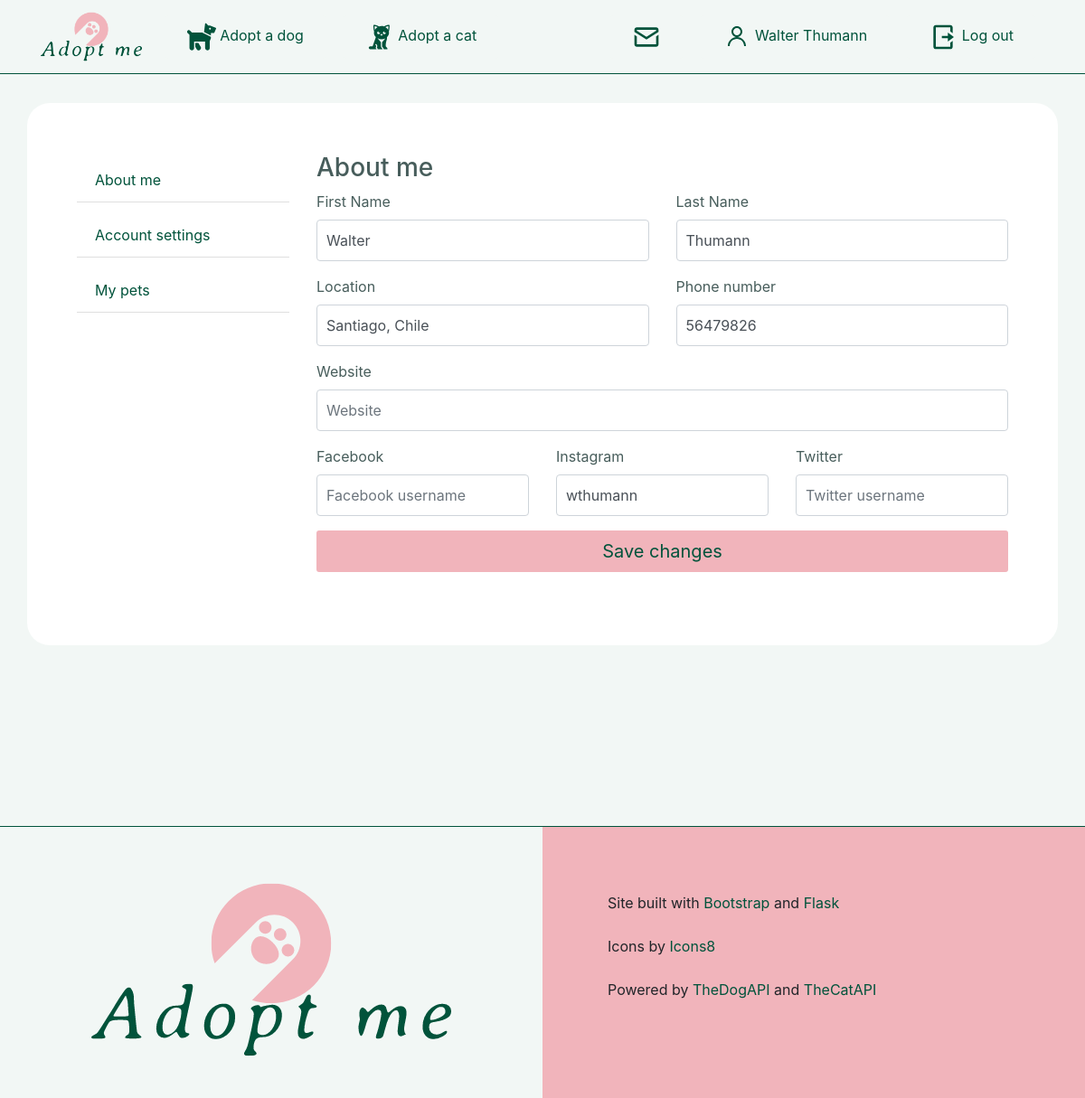
/account (signed in), run on the app's committed database.
### tables this page shows
CREATE TABLE "users" (
	"id"	integer PRIMARY KEY AUTOINCREMENT,
	"shelter"	TEXT,
	"firstname"	text,
	"lastname"	text,
	"sheltername"	text,
	"email"	text,
	"location"	text,
	"hash"	text,
	"phone"	TEXT,
	"website"	TEXT,
	"facebook"	TEXT,
	"instagram"	TEXT,
	"twitter"	TEXT
);

### app.py (the view, shortened to what this page needs)
@app.route('/account', methods=['GET', 'POST'])
@login_required
def account():
    user = session.get("user")
    user_id = session.get("user_id")
    unread_messages = session.get("unread_messages")
    db = sqlite3.connect('app.db')
    c = db.cursor()
    rows = c.execute('SELECT * FROM users WHERE id = ?', (user_id,)).fetchall()
    if request.method == 'GET':
        db.close()
        return render_template("account.html", user=user, unread_messages=unread_messages, rows=rows[0])

### app.py (called while the page is built)
@app.after_request
def after_request(response):
    response.headers['Cache-Control'] = 'no-cache, no-store, must-revalidate'
    response.headers['Expires'] = 0
    response.headers['Pragma'] = 'no-cache'
    return response

### helpers.py (called while the page is built)
def login_required(f):
    @wraps(f)
    def decorated_function(*args, **kwargs):
        if session.get("user") is None:
            return redirect("/login")
        return f(*args, **kwargs)
    return decorated_function

### templates/account.html (shortened to what this page needs)
{% extends "layout.html" %}
{% block main %}
<div class="container account">
    <div class="row">
        <div class="col-md-3">
            <div class="list-group">
                <a href="/account" class="list-group-item list-group-item-action">
                    About me
                </a>
                <a href="/account/password" class="list-group-item list-group-item-action">Account settings</a>
                <a href="/account/pets" class="list-group-item list-group-item-action">My pets</a>
            </div>
        </div>
        <div class="col-md-9">
            <h3>About me</h3>
            <form class="form-signin" action="/account" method="POST">
                <div class="row">
                {% if rows[1] == 'No' %}
                    <div class="col" id="firstnamegroup">
                        <div class="form-group">
                            <label for="firstname">First Name</label>
                            <input name="firstname" type="text" id="firstname" class="form-control" placeholder="First Name" value="{{rows[2]}}" required autofocus>
                        </div>
                    </div>
                    <div class="col" id="lastnamegroup">
                        <div class="form-group">
                            <label for="lastname">Last Name</label>
                            <input name="lastname" type="text" id="lastname" class="form-control" placeholder="Last Name" value="{{rows[3]}}" required>
                        </div>
                    </div>
                {% endif %}
                </div>
                <div class="row">
                    <div class="col">
                        <div class="form-group">
                            <label for="location">Location</label>
                            <input name="location" type="text" id="location" class="form-control" placeholder="Location" value="{{rows[6]}}" required>
                        </div>
                    </div>
                    <div class="col">
                        <div class="form-group">
                            <label for="phone">Phone number</label>
                            {% if rows[8] %}
                            <input name="phone" type="text" id="location" class="form-control" placeholder="Phone number" value="{{rows[8]}}">
                            {% else %}
                            <input name="phone" type="text" id="location" class="form-control" placeholder="Phone number">
                            {% endif %}
                        </div>
                    </div>
                </div>
                <div class="row">
                    <div class="col">
                        <div class="form-group">
                            <label for="website">Website</label>
                            {% if rows[9] %}
                            <input name="website" type="text" id="location" class="form-control" placeholder="Website" value="{{rows[9]}}">
                            {% else %}
                            <input name="website" type="text" id="location" class="form-control" placeholder="Website">
                            {% endif %}
                        </div>
                <div class="row">
                    <div class="col">
                        <div class="form-group">
                            <label for="facebook">Facebook</label>
                            {% if rows[10] %}
                            <input name="facebook" type="text" id="location" class="form-control" placeholder="Facebook username" value="{{rows[10]}}">
                            {% else %}
                            <input name="facebook" type="text" id="location" class="form-control" placeholder="Facebook username">
                            {% endif %}
                        </div>
                    </div>
                    <div class="col">
                        <div class="form-group">
                            <label for="instagram">Instagram</label>
                            {% if rows[11] %}
                            <input name="instagram" type="text" id="location" class="form-control" placeholder="Instagram username" value="{{rows[11]}}">
                            {% else %}
                            <input name="instagram" type="text" id="location" class="form-control" placeholder="Instagram username">
                            {% endif %}
                        </div>
                    </div>
                    <div class="col">
                        <div class="form-group">
                            <label for="twitter">Twitter</label>
                            {% if rows[12] %}
                            <input name="twitter" type="text" id="location" class="form-control" placeholder="Twitter username" value="{{rows[12]}}">
                            {% else %}
                            <input name="twitter" type="text" id="location" class="form-control" placeholder="Twitter username">
                            {% endif %}
                        </div>
                    </div>
                </div>
                <button class="btn btn-lg btn-primary btn-block" type="submit">Save changes</button>
            </form>
        </div>
    </div>
</div>
{% endblock %}

### static/css/style.css (style rules this page uses)
body { background-color: #f2f7f5; color: #475d5b; }
.btn { border-radius: 3px; border: 0px; }
.btn-primary { background-color: #F1B4BB; color: #01533B; }
.account { height: 100%; -ms-flex-align: center; align-items: center; padding-top: 40px; padding-bottom: 40px; padding: 55px; background-color: #FFF; border-radius: 25px; width: 100%; margin: auto; margin-top: 32px; margin-bottom: 32px; min-height: 600px; }
.form-signin { background-color: #FFF; border-radius: 25px; width: 100%; margin: auto; }
.form-signin .form-control { position: relative; box-sizing: border-box; height: auto; padding: 10px; font-size: 16px; }
.list-group { border-radius: 0px; }
.list-group-item { color: #01533B; margin: 6px 0px; border: 0px; border-bottom: 1px solid rgba(0, 0, 0, .125); }
.list-group-item+.list-group-item { border-top-width: 1px; }

### data on the page
users: firstname "Walter", lastname "Thumann", location "Santiago, Chile", phone "56479826", instagram "wthumann"

### other printed values
{{ user }} "Walter Thumann"
